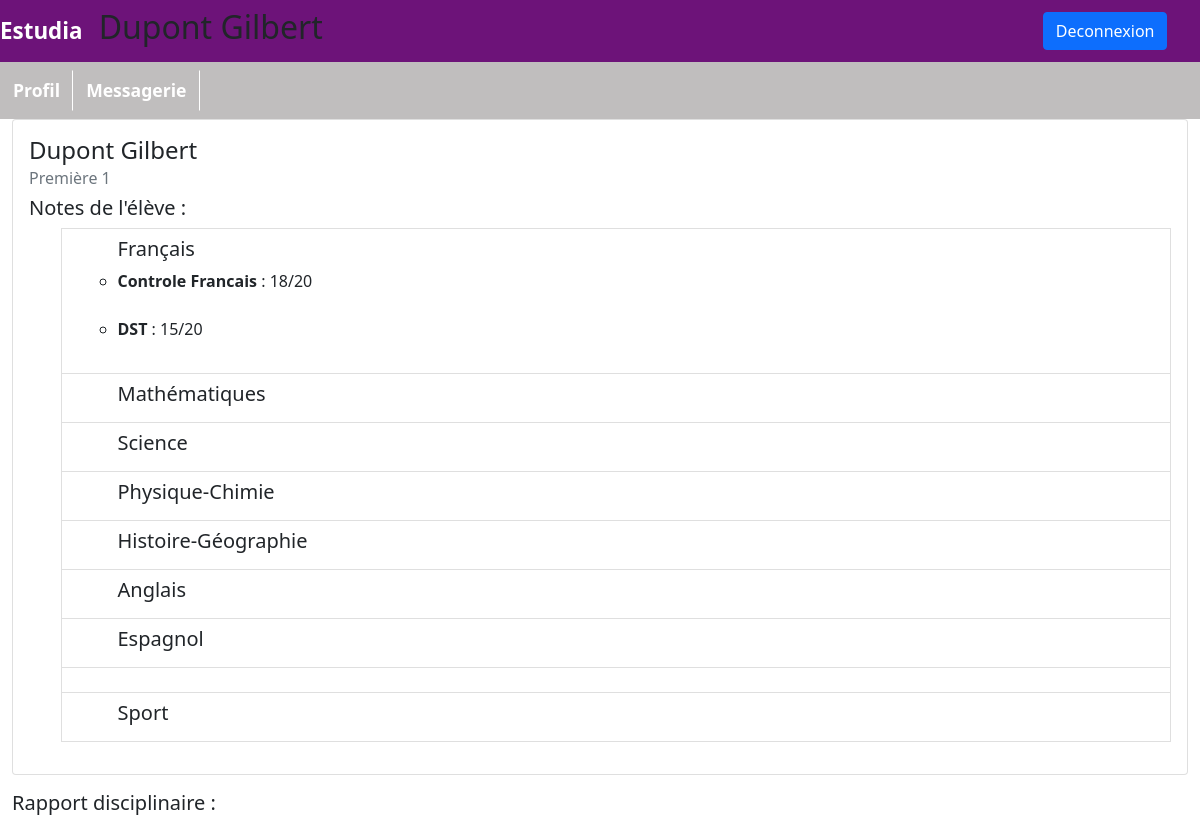
Page /pages/infoUtilisateur.php?id=2 (signed in) on the committed database.
### tables this page shows
CREATE TABLE IF NOT EXISTS `eleve` (
  `nom` varchar(100) NOT NULL,
  `prenom` varchar(100) NOT NULL,
  `idUtilisateur` int(11) NOT NULL,
  `IDfiliere` int(11) DEFAULT NULL,
  `idEtude` int(11) DEFAULT NULL
);

CREATE TABLE IF NOT EXISTS `etudes` (
  `idEtude` int(11) NOT NULL AUTO_INCREMENT,
  `classe` int(11) NOT NULL,
  `nom` varchar(100) NOT NULL,
  PRIMARY KEY (`idEtude`)
);

CREATE TABLE IF NOT EXISTS `matieres` (
  `idMatiere` int(11) NOT NULL AUTO_INCREMENT,
  `matiere` varchar(100) NOT NULL,
  PRIMARY KEY (`idMatiere`)
);

CREATE TABLE IF NOT EXISTS `notes` (
  `idNote` int(11) NOT NULL AUTO_INCREMENT,
  `idUtilisateur` int(11) NOT NULL,
  `idProf` int(11) NOT NULL,
  `Note` float NOT NULL,
  `idMatiere` int(11) NOT NULL,
  `idExamen` int(11) NOT NULL,
  `designation` varchar(255) NOT NULL,
  `NoteMax` int(2) NOT NULL DEFAULT '20',
  `Commentaire` text,
  PRIMARY KEY (`idNote`)
);

### affichages/affichageEleve.php (called while the page is built, shortened)
<?php
require_once "entete.php";
function getBdd()
{
    return new PDO('mysql:host=localhost;dbname=estudia;charset=UTF8', 'root', '',  array(PDO::ATTR_ERRMODE => PDO::ERRMODE_EXCEPTION));
}
    ?>

### modeles/eleves.php (called while the page is built, shortened)
<?php
class Eleves extends Modele
{
            ?>
            <?php
    public function affichageEleve($idEleve)
    {
        $requete = getBdd() -> prepare("SELECT eleve.nom AS nom, etudes.nom AS titre, etudes.classe, prenom, idUtilisateur FROM eleve LEFT JOIN etudes USING(idEtude) WHERE idUtilisateur = ?");
        $requete -> execute([$idEleve]);
        $eleve = $requete -> fetch(PDO::FETCH_ASSOC);
        return $eleve;
    }
}

### modeles/matieres.php (called while the page is built, shortened)
<?php
class Matieres extends Modele
{
    public function listeMatiere()
    {
        $requete = getBdd() -> prepare("SELECT matiere,idMatiere FROM matieres");
        $requete -> execute();
        $matieres = $requete -> fetchAll(PDO::FETCH_ASSOC);
        return $matieres;
    }
}

### modeles/notes.php (called while the page is built, shortened)
<?php
class Notes extends Modele
{
    public function noteEleve($idUtilisateur)
    {
        $requete = getBdd() -> prepare("SELECT Note, idUtilisateur,idProf,idNote,NoteMax, matieres.matiere, designation, commentaire FROM notes INNER JOIN matieres USING(idMatiere) WHERE idUtilisateur = ?");
        $requete -> execute([$idUtilisateur]);
        $notes = $requete -> fetchAll(PDO::FETCH_ASSOC);
        return $notes;
    }
}

### pages/infoUtilisateur.php (the view, shortened to what this page needs)
<?php
require_once "entete.php";
if(!empty($_GET))
{
    if(!empty($_GET["id"]))
    {
        if($_SESSION["idUtilisateur"] == $_GET["id"] || $_SESSION["statut"] == "Professeur" || $_SESSION["statut"] == "Administration")
        {
            $objet_eleve = new Eleves();
            $eleve = $objet_eleve-> affichageEleve($_GET["id"]);
            $objet_matiere = new Matieres();
            $matieres = $objet_matiere -> listeMatiere();
            $objet_notes = new Notes();
            $notes = $objet_notes -> noteEleve($_GET["id"]);
            $listenote = [];
            $i = 0;
            foreach($notes as $note)
            {
                $listenote[$note["matiere"]][$i]["notes"] = $note["Note"];
                $listenote[$note["matiere"]][$i]["designation"] = $note["designation"];
                $listenote[$note["matiere"]][$i]["idProf"] = $note["idProf"];
                $listenote[$note["matiere"]][$i]["idNote"] = $note["idNote"];
                $listenote[$note["matiere"]][$i]["noteMax"] = $note["NoteMax"];
                $listenote[$note["matiere"]][$i]["commentaire"] = $note["commentaire"];
                $i++;
            }
            ?>
            <div class="row">
                <div class="col md-4">
                    <div class="card">
                        <div class="card-body">
                            <h4 class="card-title"><?=$eleve["nom"]. " ".$eleve["prenom"];?></h4>
                            <h6 class="card-subtitle mb-2 text-muted">
                                <?=$eleve["titre"]." ".$eleve["classe"];?>
                            </h6>
                            <div>
                                <h5>Notes de l'élève :</h5>
                                <ul>
                                    <?php
                                        foreach($matieres as $matiere)
                                        {
                                            ?>
                                            <ul class="list-group-item" style="padding-left:5%">
                                                <h5><?=$matiere["matiere"];?></h5>
                                                <?php
                                                foreach($listenote as $x => $note)
                                                {
                                                    if($x == $matiere["matiere"])
                                                    {
                                                        foreach($note as $Note)
                                                        {
                                                            $idNote = $Note["idNote"];
                                                            ?>
                                                            <li>
                                                                <b><span id="designation<?=$idNote?>"><?=$Note["designation"];?></span></b>
                                                                : <span id="note<?=$idNote?>"><?=$Note["notes"];?></span>/<span id="noteMax<?=$Note["idNote"]?>"><?=$Note["noteMax"]?></span>
                                                                <br>
                                                            </li>
                                                            <br>
                                                            <?php
                                                        }
                                                    }
                                                }
                                                ?>
                                            </ul>
                                            <?php
                                        }
                                    ?>
                                </ul>
                            </div>
                        </div>
                    </div>
                </div>
            </div>
                        <p>
                            <h5>Rapport disciplinaire :</h5>
                        </p>
            <?php
        }
        else
        {
            echo "<script type='text/javascript'>document.location.replace('index.php');</script>";
        }
    }
    else
    {
        echo "<script type='text/javascript'>document.location.replace('index.php');</script>";
    }
            ?>
            <?php
}
else
{
    echo "<script type='text/javascript'>document.location.replace('index.php');</script>";
}
require_once "footer.php";

### rows in the picture
eleve: nom "Dupont", prenom "Gilbert", idEtude.nom "Première", idEtude.classe "1"
matieres: matiere "Français"
notes: designation "Controle Francais", Note "18", NoteMax "20"
notes: designation "DST", Note "15", NoteMax "20"
matieres: matiere "Mathématiques"
matieres: matiere "Science"
matieres: matiere "Physique-Chimie"
matieres: matiere "Histoire-Géographie"
matieres: matiere "Anglais"
matieres: matiere "Espagnol"
matieres: matiere "Sport"

### other values in the picture
$_SESSION["nom"] "Dupont"
$_SESSION["prenom"] "Gilbert"
